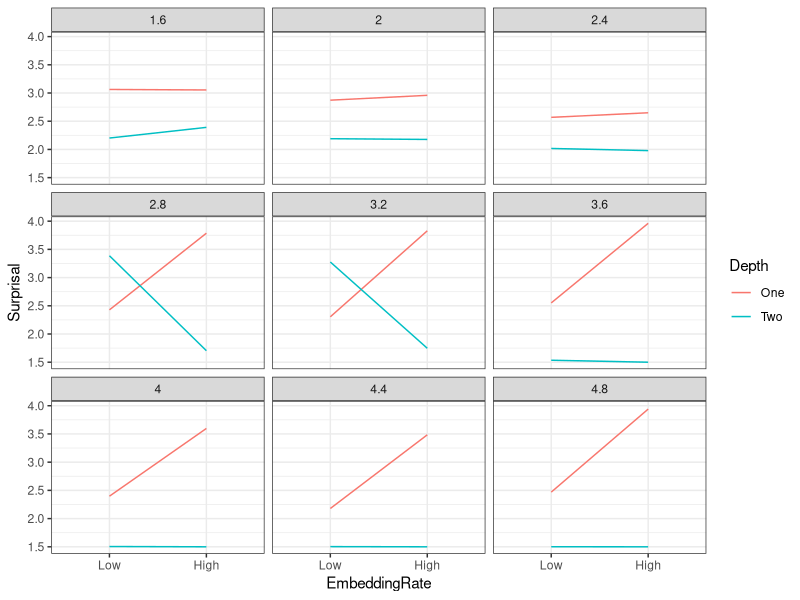
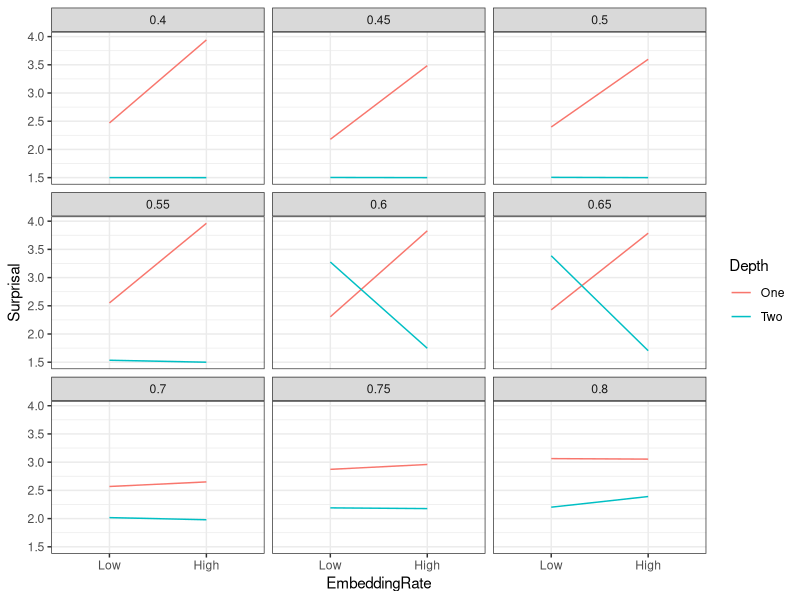

R code for these plots, in order:
data = read.csv("collect_RR.py.tsv", sep=" ", header=F)
names(data) <- c("delta", "EmbeddingRate", "Depth", "Surprisal")

library(ggplot2)
library(tidyr)
library(dplyr)

library(ggplot2)

data$EmbeddingRate = factor(data$EmbeddingRate, levels=c("Low", "High"))


plot = ggplot(data %>% group_by(delta, EmbeddingRate, Depth) %>% summarise(Surprisal=mean(Surprisal)) %>% group_by() %>% mutate(delta=8*(1-delta)), aes(x=EmbeddingRate, y=1.5+Surprisal, color=Depth, group=paste(Depth))) + geom_line() + facet_wrap(~delta) + theme_bw() + ylab("Surprisal")
ggsave(plot, file="resource-rational_Integer.pdf", width=4, height=4)

plot = ggplot(data %>% group_by(delta, EmbeddingRate, Depth) %>% summarise(Surprisal=mean(Surprisal)), aes(x=EmbeddingRate, y=1.5+Surprisal, color=Depth, group=paste(Depth))) + geom_line() + facet_wrap(~delta) + theme_bw() + ylab("Surprisal")
ggsave(plot, file="resource-rational.pdf", width=4, height=4)



